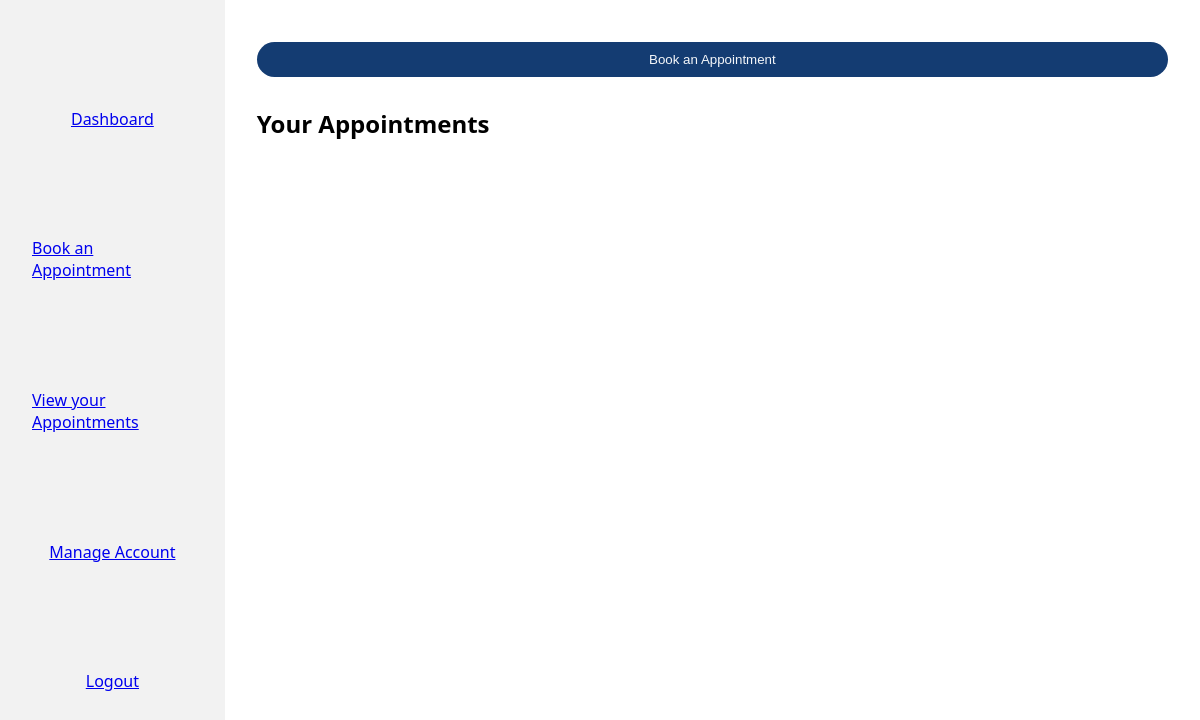
Before: /appointments/view/ (signed in) with the older database file.
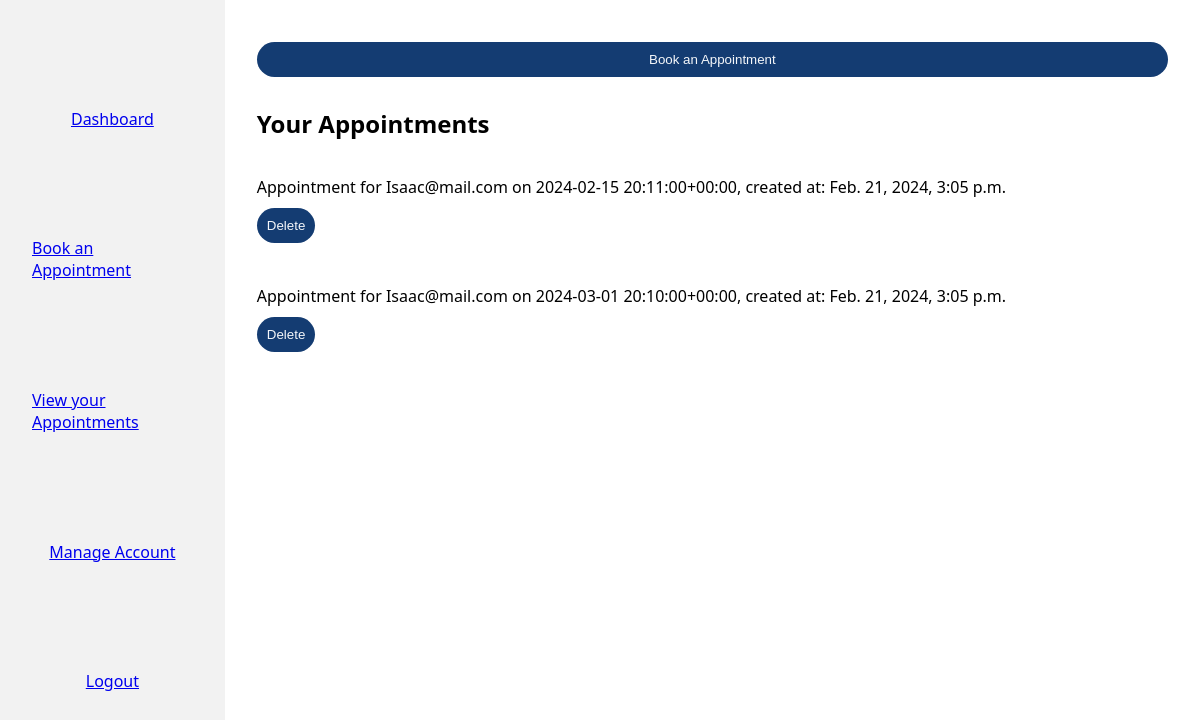
After: the same page with the newer database file.
### appointments/models.py (models this page shows)
class Appointment(models.Model):
    user = models.ForeignKey(settings.AUTH_USER_MODEL, on_delete=models.CASCADE, related_name='appointments')
    appointment_type = models.CharField(max_length=100)
    date_time = models.DateTimeField()
    contact_number = models.CharField(max_length=15)
    user_notes = models.TextField(blank=True, null=True)
    admin_notes = models.TextField(blank=True, null=True)
    created_at = models.DateTimeField(auto_now_add=True)
    updated_at = models.DateTimeField(auto_now=True)
    def __str__(self):
        return f"Appointment for {self.user} on {self.date_time}"

### accounts/models.py (models this page shows, shortened)
class User(AbstractBaseUser, PermissionsMixin):
    first_name = models.CharField(max_length=30)
    last_name = models.CharField(max_length=30)
    email = models.EmailField(unique=True)
    gp_code = models.CharField(max_length=30, blank=True, null=True)  # Only relevant for patients
    created_at = models.DateTimeField(auto_now_add=True)
    updated_at = models.DateTimeField(auto_now=True)
    is_admin = models.BooleanField(default=False)  # Determines if the user is an administrator
    is_staff = models.BooleanField(default=False)  # Determines if the user can access the Django admin
    USERNAME_FIELD = 'email'
    REQUIRED_FIELDS = ['first_name', 'last_name']
    objects = UserManager()

### appointments/views.py (the view)
# urls.py: path('view/', views.view_appointments, name='view_appointments'),
@login_required
def view_appointments(request):
    appointments = Appointment.objects.filter(user=request.user).order_by('date_time')
    return render(request, 'appointments/view_appointments.html', {'appointments': appointments})

### templates/appointments/view_appointments.html (shortened to what this page needs)
{% extends 'base.html' %} {% block content %}
<button>
  <a href="{% url 'appointments:book_appointment' %}">Book an Appointment</a>
</button>
<h2>Your Appointments</h2>
{% for appointment in appointments %}
<p>
  {{ appointment }}, created at: {{ appointment.created_at }}
  <button
    type="button"
    class="delete-btn"
    data-appointment-id="{{ appointment.id }}"
  >
    Delete
  </button>
</p>
{% endfor %} {% endblock %}

### templates/base.html (shortened to what this page needs)
{% load static %}
<!DOCTYPE html>
<html lang="en">
  <head>
    <link
      rel="stylesheet"
      type="text/css"
      href="{% static 'css/style.css' %}"
    />
  </head>
  <body>
    {% include 'navbar.html' %}
    <main>
      {% block content %}{% endblock %}
    </main>
  </body>
</html>

### templates/navbar.html
<nav>
  <a href="{% url 'accounts:dashboard' %}">Dashboard</a>
  <a href="{% url 'appointments:book_appointment' %}">Book an Appointment</a>
  <a href="{% url 'appointments:view_appointments' %}"
    >View your Appointments</a
  >
  <a href="{% url 'accounts:account_management' %}">Manage Account</a>
  <a href="{% url 'accounts:logout' %}">Logout</a>
</nav>

### static/css/layout.css (style rules this page uses)
body { font-family: "Segoe UI", Tahoma, Geneva, Verdana, sans-serif; font-size: 16px; font-style: normal; font-weight: 400; display: flex; flex-direction: row; width: 100vw; height: 100vh; margin: 0; padding: 0; }
nav { display: flex; flex-direction: column; justify-content: space-evenly; align-items: center; width: 15%; height: 100%; background-color: #f2f2f2; padding: 0 2rem; }
main { display: flex; flex-direction: column; width: 85%; padding: 2rem; }

### static/css/buttons.css (style rules this page uses)
button { border-radius: 30px; background: #143c72; display: flex; justify-content: center; align-items: center; color: #f5f7fa; border: none; padding: 0.75em; margin: 0.75em 0; }
button a { text-decoration: none; color: #f5f7fa; width: 100%; height: 100%; }

Changed rows visible on the page:
added Appointment: user+date_time "Appointment for Isaac@mail.com on 2024-02-15 20:11:00+00:00", created_at "Feb. 21, 2024, 3:05 p.m."
added Appointment: user+date_time "Appointment for Isaac@mail.com on 2024-03-01 20:10:00+00:00", created_at "Feb. 21, 2024, 3:05 p.m."
